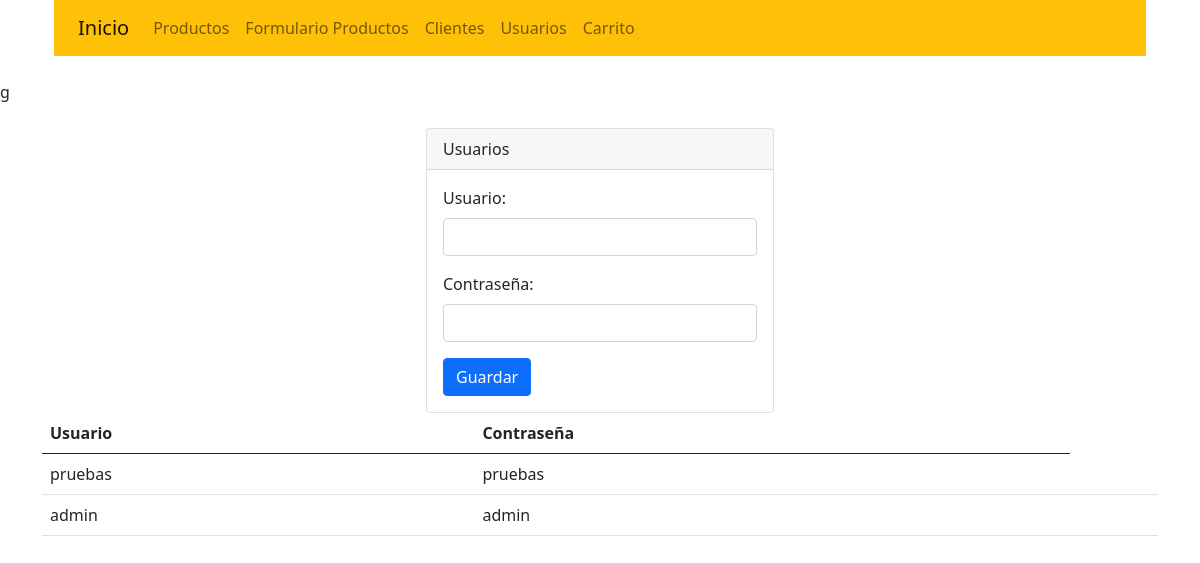
The app's page /administrador/usuarios.php with its own data.
### tables this page shows
CREATE TABLE `usuarios` (
  `id` int(11) NOT NULL,
  `usr` varchar(50) DEFAULT NULL,
  `pwd` varchar(60) DEFAULT NULL
);

### administrador/usuarios.php (the view, shortened to what this page needs)
<?php
include("plantillas/head2.php");
include ("conn.php");
$sql="select * from usuarios;";
$result= mysqli_query($conn, $sql);
?>
<!DOCTYPE html>
<html lang="en">
<head>
    <link href="https://cdn.jsdelivr.net/npm/bootstrap@5.0.2/dist/css/bootstrap.min.css" rel="stylesheet">
</head>
<body>
    <div class="container">
        <div class="row">
            <div class="col-4">
            </div>
            <div class="col-4">
                <br/>
                <div class="card">
                    <div class="card-header">
                        Usuarios
                    </div>
                    <div class="card-body">
                        <form action="crud/usuarios_crud.php" method="POST" enctype="multipart/form-data">
                            <div class="mb-3">
                                <label for="usr" class="form-label">Usuario:</label>
                                <input type="text" class="form-control" name="usr">
                            </div>
                            <div class="mb-3">
                                <label for="pwd" class="form-label">Contraseña:</label>
                                <input type="passwprd" class="form-control" name="pwd">
                            </div>
                            <button type="submit" class="btn btn-primary">Guardar</button>
                        </form>
                    </div>
                </div>
            </div>
            <div class="col-4">
            </div>
        </div>
    </div>
    <div class="container">
        <div class="row">
            <table class="table table-stiped">
                <thead>
                    <tr>
                        <th scope="col">Usuario</th>
                        <th scope="col">Contraseña</th>
                    </tr>
                </thead>
                <tbody>
                    <?php
                    while($row=mysqli_fetch_assoc($result)){
                        echo "<tr><td>".$row['usr']."</td><td>".$row['pwd']."</td><td>";
                    }
                    ?>
                </tbody>
            </table>
        </div>
    </div>
</body>
</html>

### records on screen
usuarios: usr "pruebas", pwd "pruebas"
usuarios: usr "admin", pwd "admin"
